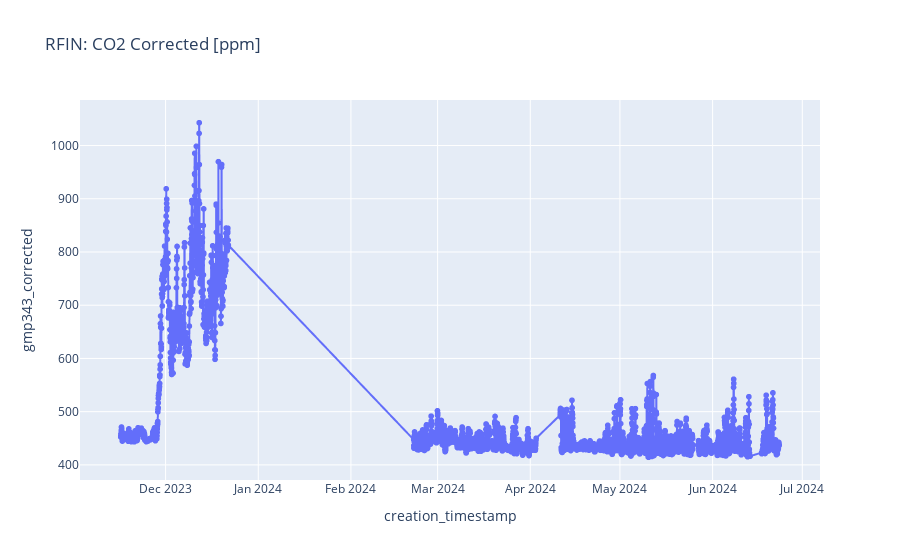

Notebook code for this chart:
### Code cell
extract_site_data(dates = dates, site_name="RFIN")

### Figure 1 — Plotly figure (JSON) as saved in the notebook; plotly's stock layout.template omitted (floating-point values rounded to 4 significant figures; data arrays with more than 128 entries replaced by an {"elided": "..."} marker saying what was removed)
{"data": [{"hovertemplate": "creation_timestamp=%{x}<br>gmp343_corrected=%{y}<extra></extra>", "legendgroup": "", "line": {"color": "#636efa", "dash": "solid"}, "marker": {"symbol": "circle"}, "mode": "lines+markers", "name": "", "showlegend": false, "type": "scattergl", "x": {"elided": "3473 str values"}, "xaxis": "x", "y": {"elided": "3473 float values"}, "yaxis": "y"}], "layout": {"legend": {"tracegroupgap": 0}, "title": {"text": "RFIN: CO2 Corrected [ppm]"}, "xaxis": {"anchor": "y", "domain": [0, 1], "title": {"text": "creation_timestamp"}}, "yaxis": {"anchor": "x", "domain": [0, 1], "title": {"text": "gmp343_corrected"}}}}
